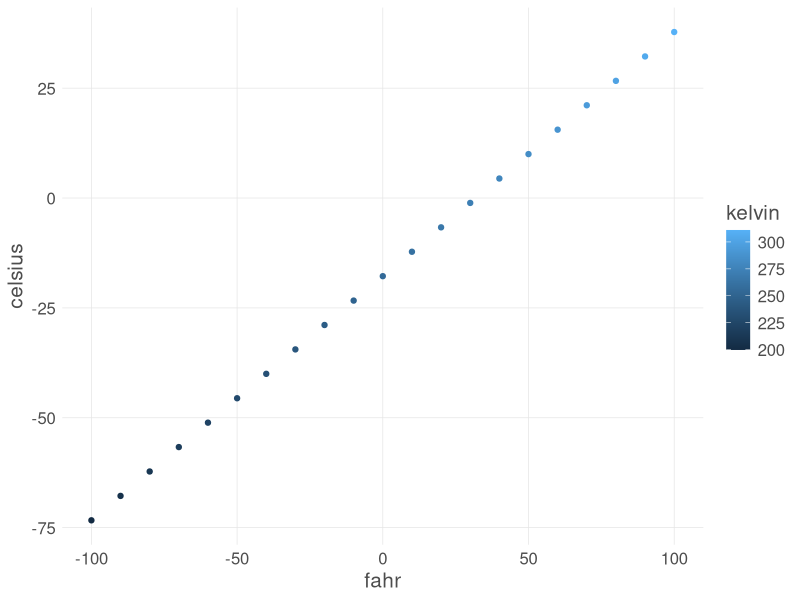
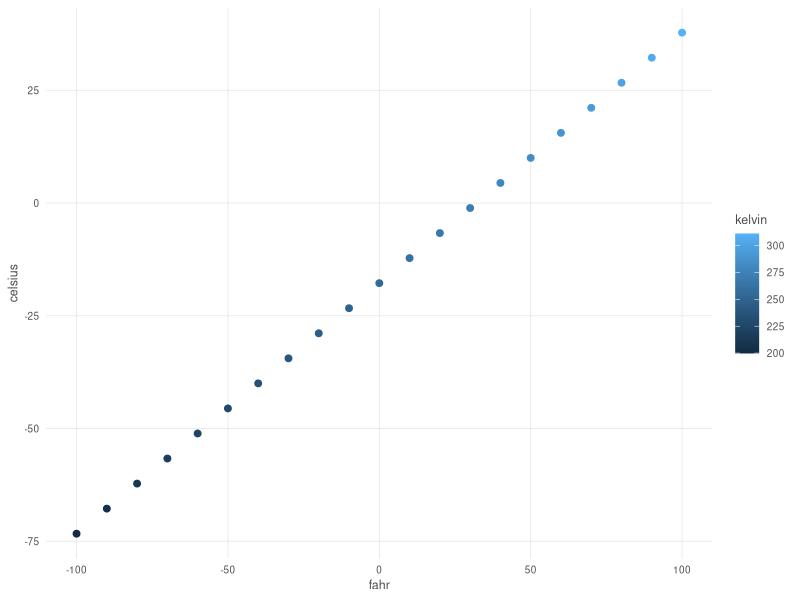
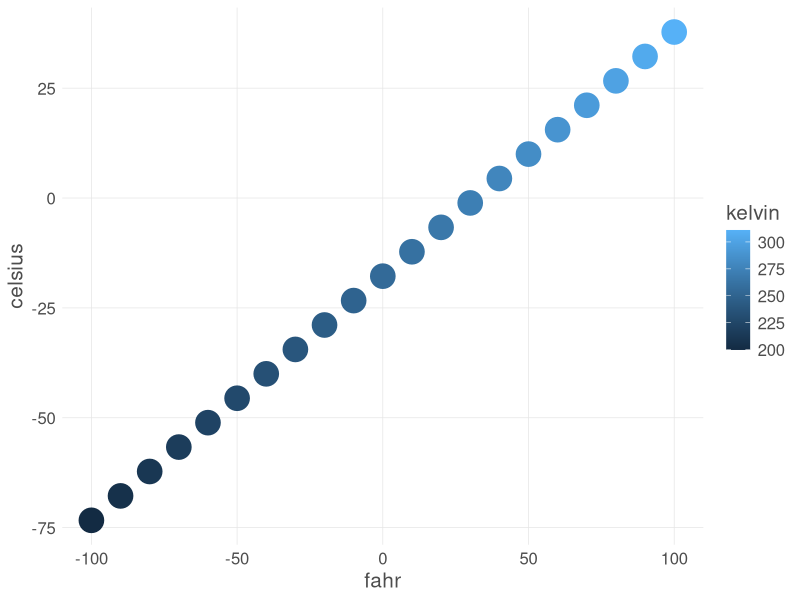

These charts were generated, in order, by the following R code:
airtemps <- c(212, 30.3, 78, 32)

celsius1 <- (airtemps[1] - 32) * 5/9
celsius2 <- (airtemps[2] - 32)* 5/9
celsius3 <- (airtemps[3] - 32)* 5/9


#' Convert temperatures in fahrenheit to celsius
#'
#' @param fahr Temperature in fahrenheit
#' @keywords temperature conversion
#'
#' @return The temperature in celsius
#' @export 
#'
#' @examples 
#' fahr_to_celsius(32)
#' fahr_to_celsius(c(32, 212, 72))
fahr_to_celsius <- function(fahr) {
  (fahr - 32)*5/9
}
# function can take a vector of numbers

celsius4<-fahr_to_celsius(airtemps[1])
celsius1 == celsius4

fahr_to_celsius(airtemps)

celsius <- fahr_to_celsius(airtemps)

## write a function to convert from celsius to fahrenheit
celsius_to_fahr <- function(celsius) {
  (celsius *9/5) + 32
}

temps <- celsius_to_fahr(celsius)
airtemps == temps


convert_temps <- function(fahr) {
  celsius <- (fahr - 32) * 5/9
  kelvin <- celsius + 273.15
  
  list("fahr" = fahr, "celsius" = celsius, "kelvin" = kelvin)
}

temp_series <- convert_temps(seq(-100, 100, 10))
temps_df <- data.frame(temp_series)
# can also write it out like this
# temps_df <- data.frame(convert_temps(seq(-100, 100, 10))

library(magrittr)
seq(-100, 100, 10) %>% convert_temps() %>% data.frame()

library(ggplot2)

custom_theme <- function(base_size = 9) {
  ggplot2::theme(
    axis.ticks       = ggplot2::element_blank(),
    text             = ggplot2::element_text(family = 'Helvetica', color = 'gray30', size = base_size),
    plot.title       = ggplot2::element_text(size = ggplot2::rel(1.25), hjust = 0.5, face = 'bold'),
    panel.background = ggplot2::element_blank(),
    legend.position  = 'right',
    panel.border     = ggplot2::element_blank(),
    panel.grid.minor = ggplot2::element_blank(),
    panel.grid.major = ggplot2::element_line(colour = 'grey90', size = .25),
    legend.key       = ggplot2::element_rect(colour = NA, fill = NA),
    axis.line        = ggplot2::element_blank()
  )
}

ggplot(temps_df, mapping=aes(x=fahr, y=celsius, color=kelvin)) +
  geom_point() +
  custom_theme(15)

# function takes data and has custom tweaks for point and font size
scatterplot <- function(df, point_size = 2, font_size= 9) {
  ggplot(df, mapping=aes(x=fahr, y=celsius, color=kelvin)) +
    geom_point(size=point_size) +
    custom_theme(font_size)
}

scatterplot(temps_df)
scatterplot(temps_df, 8, 15)
